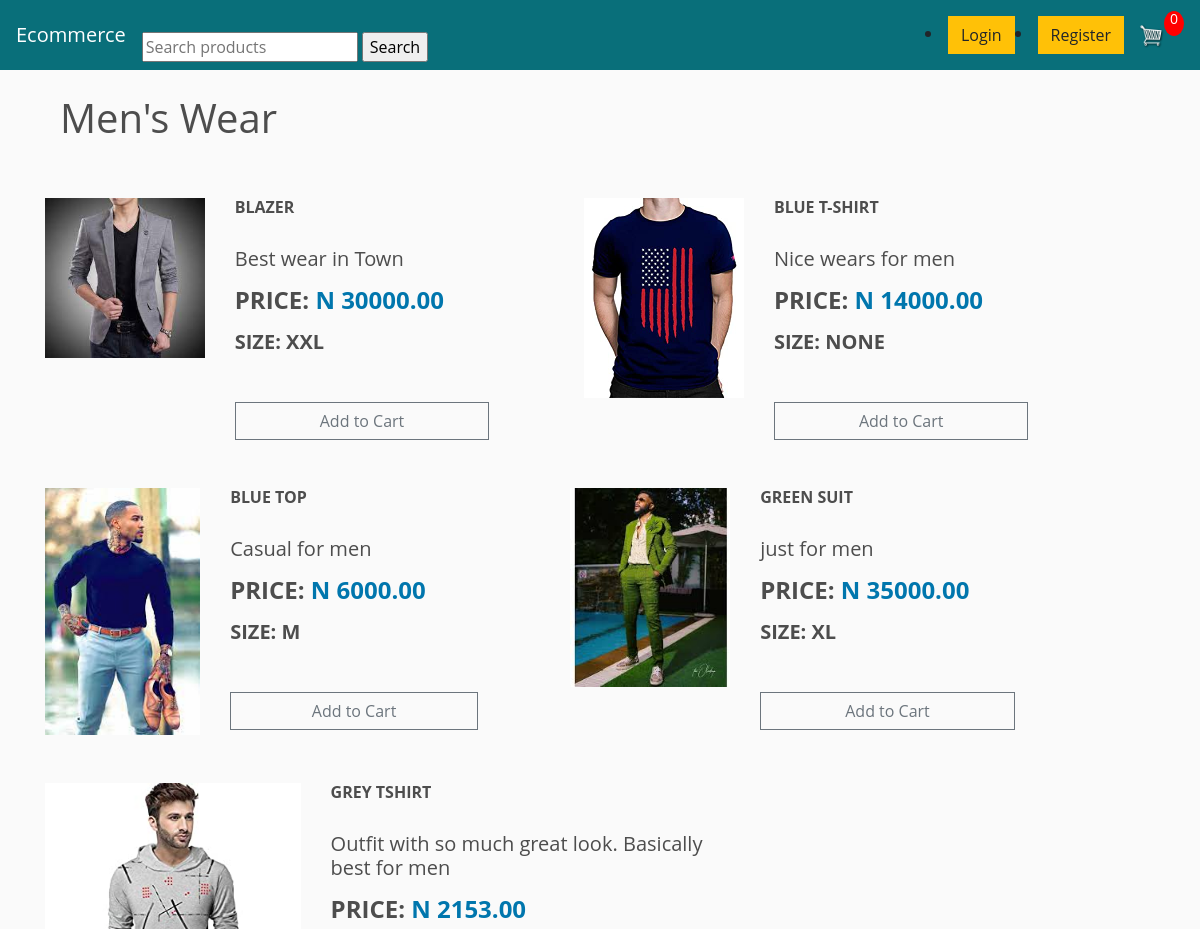
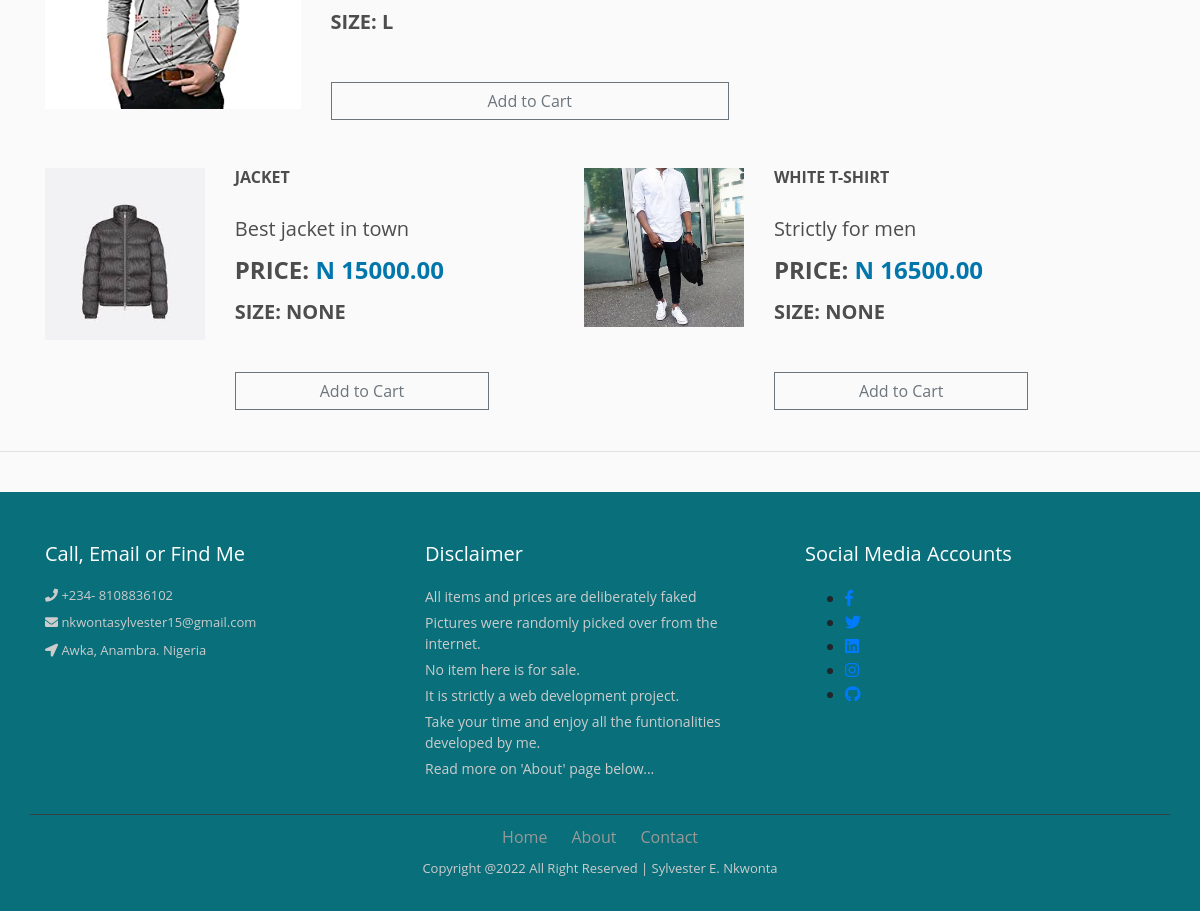
/category/mens-wear/, run on the app's committed database (2 pictures, top to bottom).
### e_commerce/models.py (models this page shows, shortened)
class Category(models.Model):
    name = models.CharField(max_length=40, verbose_name='name')
    slug = models.SlugField(max_length=200, unique=True, null=True, blank=True)
    class  Meta:  #new
        verbose_name_plural  =  "Categories"

class Product(models.Model):
    name = models.CharField(max_length=150)
    slug = models.SlugField(max_length=200, unique=True, null=True, blank=True)
    price = models.DecimalField(max_digits=7, decimal_places=2)
    image = models.ImageField(upload_to='product_image', null=True, blank=True)
    digital = models.BooleanField(default=False, null=True, blank=True)
    category = models.ForeignKey(Category, on_delete=models.CASCADE,default=1)
    description = models.CharField(max_length=250, default='', null=True, blank=True)
    size = models.CharField(max_length=200, null=True, blank=True, help_text='Input size of product')
    class Meta:
        ordering = ['name']

### e_commerce/views.py (the view)
# urls.py: path('category/<slug:slug>/', views.category_details, name="category-details"),
def category_details(request, slug):
    data = cartData(request)
    cartItems = data['cartItems']
    cate = get_object_or_404(Category, slug=slug)
    context = {
        'cate': cate,
        'cartItems': cartItems,
    }
    return render(request, 'e_commerce/category_details.html', context)

### e_commerce/utils.py (called while the page is built, shortened)
def cookieCart(request):
        try:
            cart = json.loads(request.COOKIES['cart'])
        except:
            cart = {}
        print('Cart:', cart)
        items = []
        order = {'get_cart_total':0, 'get_cart_items':0, 'shipping': False}
        cartItems = order['get_cart_items']
        return {'cartItems': cartItems, 'order':order, 'items': items}

def cartData(request):
    if request.user.is_authenticated:
        customer = request.user.customer
        order, created = Order.objects.get_or_create(customer=customer, complete=False)
        items = order.orderitem_set.all()
        cartItems = order.get_cart_items
    else:
        cookieData = cookieCart(request)
        cartItems = cookieData['cartItems']
        order = cookieData['order']
        items = cookieData['items']
    return {'cartItems': cartItems, 'order':order, 'items': items}

### e_commerce/templates/e_commerce/category_details.html (shortened to what this page needs)
{% extends 'base.html' %}
{% block body %}
  <br>
  <div class="container">
    {% block title %} <h1>{{ cate.name }}</h1>{% endblock %}
    <div class="row">
        {% if cate.product_set.all %}
        {% for cates in cate.product_set.all %}
        <div class="container-fliud mt-4">
            <div class="wrapper row mt-4">
                <div class="preview col-md-4">
                    <div class="preview-pic tab-content">
                      <div class="tab-pane active"><img src="{{ cates.image.url }}" style="width:300px;height:300px,color:text-light"/></div>
                    </div>
                </div>
                <div class="details col-md-6">
                    <h6 class="product-title"> {{ cates.name }} </h6>
                    <h5 class="product-description">{{cates.description }}</h5>
                    <h4 class="price">price: <span>N {{ cates.price }}</span></h4>
                    <h5 class="sizes">size: {{ cates.size }}</h5>
                      <button data-product={{cates.id}}  data-action="add" class="btn btn-outline-secondary add-btn update-cart">Add to Cart</button>
                </div>
            </div>
        </div>
        {% endfor %}
        {% else %}
        <p>Not woorking </p>
        {% endif %}
    </div>
  </div>
{% endblock body %}

### static/css/main.css (style rules this page uses)
body { background-color:hsl(0, 0%, 98%); }
h1,h2,h3,h4,h5,h6 { color:hsl(0, 0%, 30%); }
.btn { border-radius: 0; }

### e_commerce/templates/e_commerce/category_details.html (style rules this page uses)
body { font-family: 'open sans'; overflow-x: hidden; }
img { max-width: 100%; }
.preview { display: -webkit-box; display: -webkit-flex; display: -ms-flexbox; display: flex; -webkit-box-orient: vertical; -webkit-box-direction: normal; -webkit-flex-direction: column; -ms-flex-direction: column; flex-direction: column; }
.preview-pic { -webkit-box-flex: 1; -webkit-flex-grow: 1; -ms-flex-positive: 1; flex-grow: 1; }
.tab-content { overflow: hidden; }
.tab-content img { width: 100%; -webkit-animation-name: opacity; animation-name: opacity; -webkit-animation-duration: .3s; animation-duration: .3s; }
@media screen and (min-width: 997px) { .wrapper { display: -webkit-box; display: -webkit-flex; display: -ms-flexbox; display: flex; } }
.details { display: -webkit-box; display: -webkit-flex; display: -ms-flexbox; display: flex; -webkit-box-orient: vertical; -webkit-box-direction: normal; -webkit-flex-direction: column; -ms-flex-direction: column; flex-direction: column; }
.product-title, .price, .sizes, .colors, .lead { text-transform: UPPERCASE; font-weight: bold; }
.checked, .price span { color: #0076ad; }
.product-title, .rating, .product-description, .price, .vote, .sizes { margin-bottom: 15px; }
.product-title { margin-top: 0; }

### data on the page
Category: name "Men's Wear"
Product: image (picture), name "BLAZER", description "Best wear in Town", price "30000.00", size "XXL"
Product: image (picture), name "BLUE T-SHIRT", description "Nice wears for men", price "14000.00", size "NONE"
Product: image (picture), name "BLUE TOP", description "Casual for men", price "6000.00", size "M"
Product: image (picture), name "GREEN SUIT", description "just for men", price "35000.00", size "XL"
Product: image (picture), name "GREY TSHIRT", description "Outfit with so much great look. Basically best for men", price "2153.00", size "L"
Product: image (picture), name "JACKET", description "Best jacket in town", price "15000.00", size "NONE"
Product: image (picture), name "WHITE T-SHIRT", description "Strictly for men", price "16500.00", size "NONE"

### other printed values
{{ cartItems }} "0"
